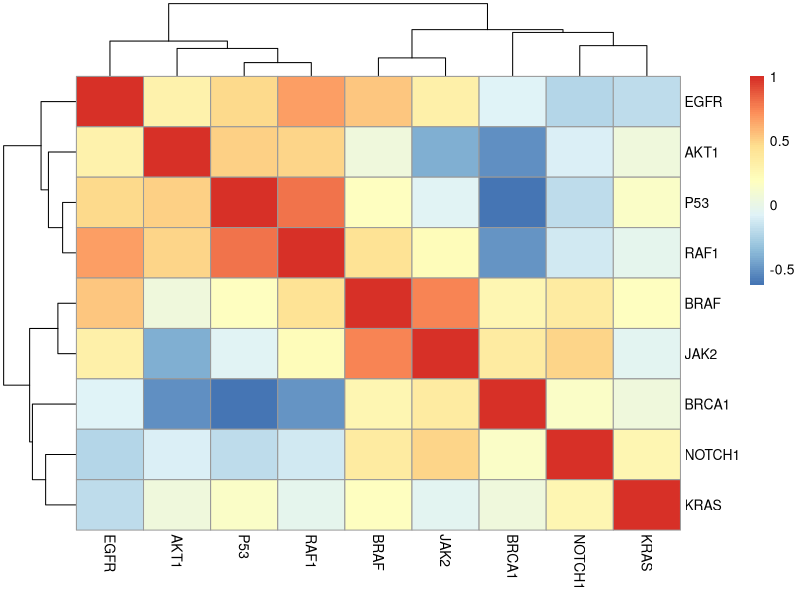
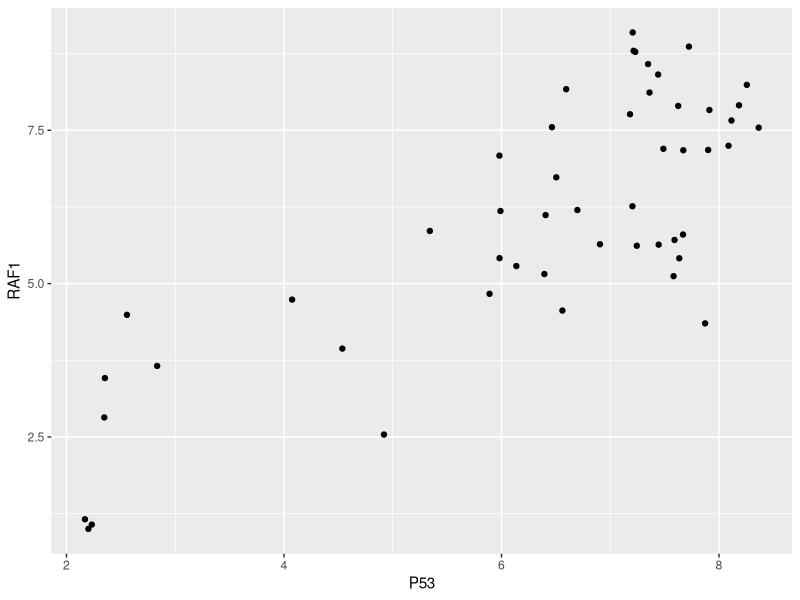
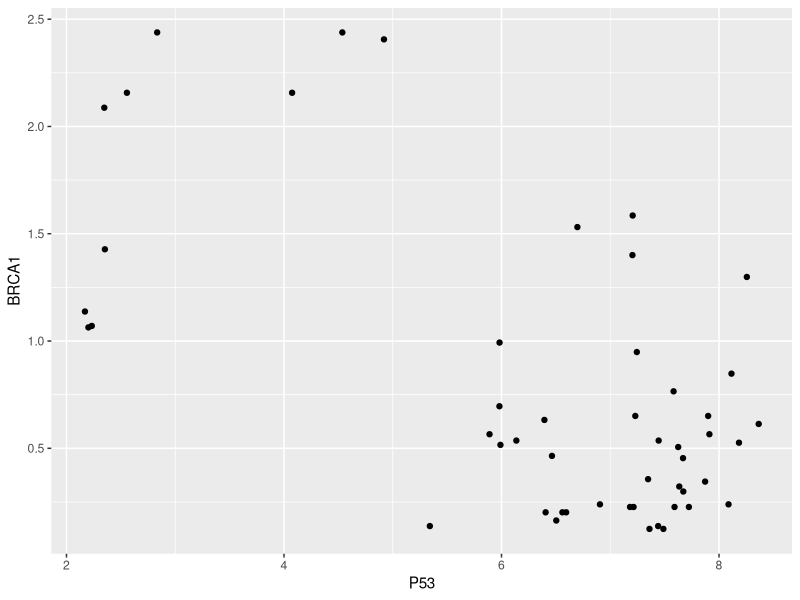
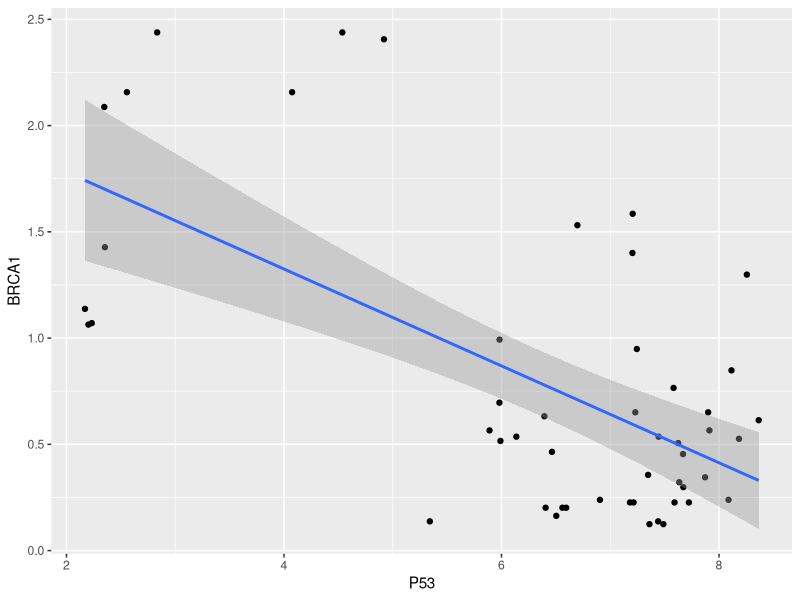
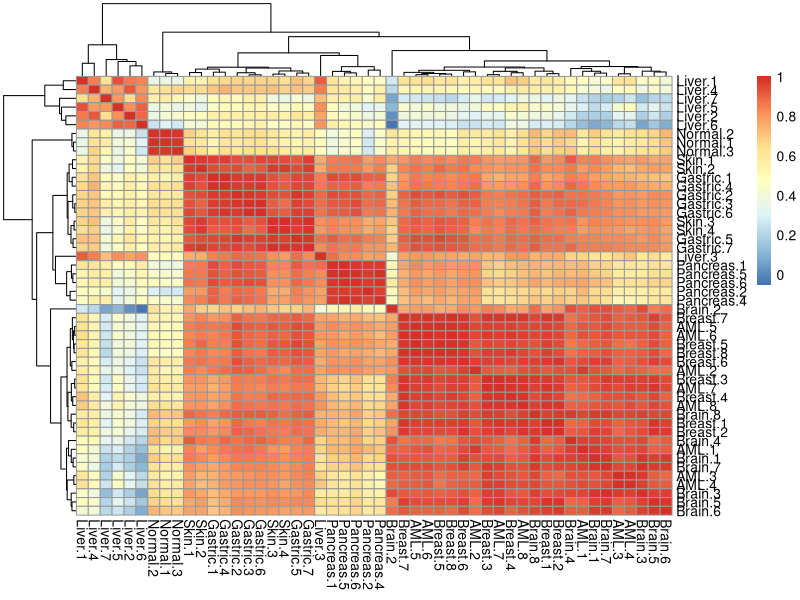

Reproduce these figures in R, in order.

setwd("C:/Users/yazdan/Desktop/Applied Statistics/Practical")
x = read.delim("cancer_stages.txt")

head(x)
rownames(x) = x[,1]
x = x[,-1]
x = log2(x+1)
x <- na.omit(x)

x.cor <- cor(x)
library(pheatmap)
library(ggplot2)

pheatmap(x.cor)
ggplot(x,aes(P53,RAF1))+geom_point()
ggplot(x,aes(P53,BRCA1))+geom_point()
ggplot(x,aes(P53,BRCA1))+geom_point()+geom_smooth(method = "lm")

y <- t(x)
y.cor <- cor(y)
pheatmap(y.cor)

a <- c(0,4,3,0,1)
b <- c(37,39,38,36.8,37.5)

cor(a,b,method = "spearman")

cor(a,b)
cor.test(a,b)
